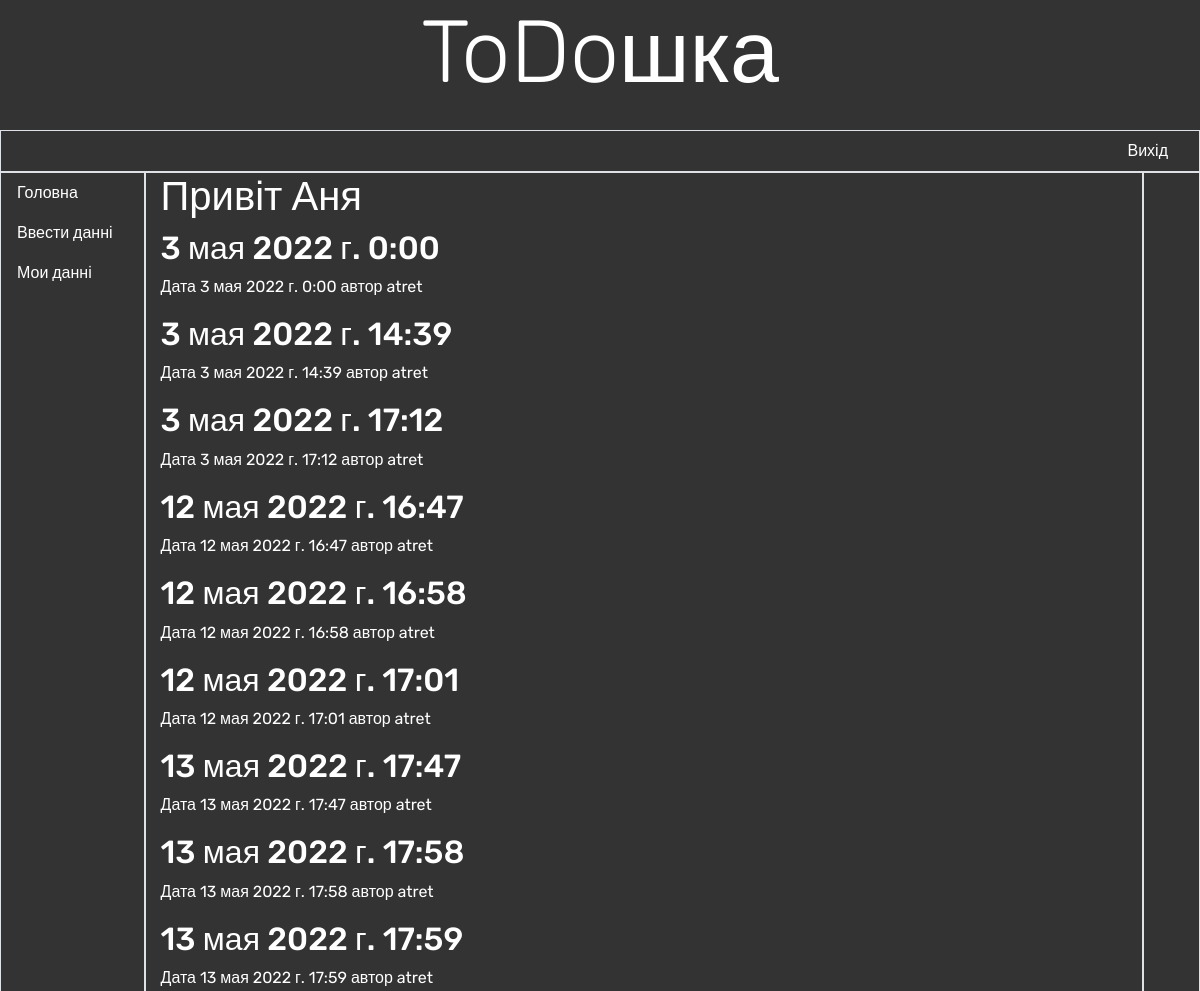
The app's page /dashboard/ (signed in, upper part), older data.
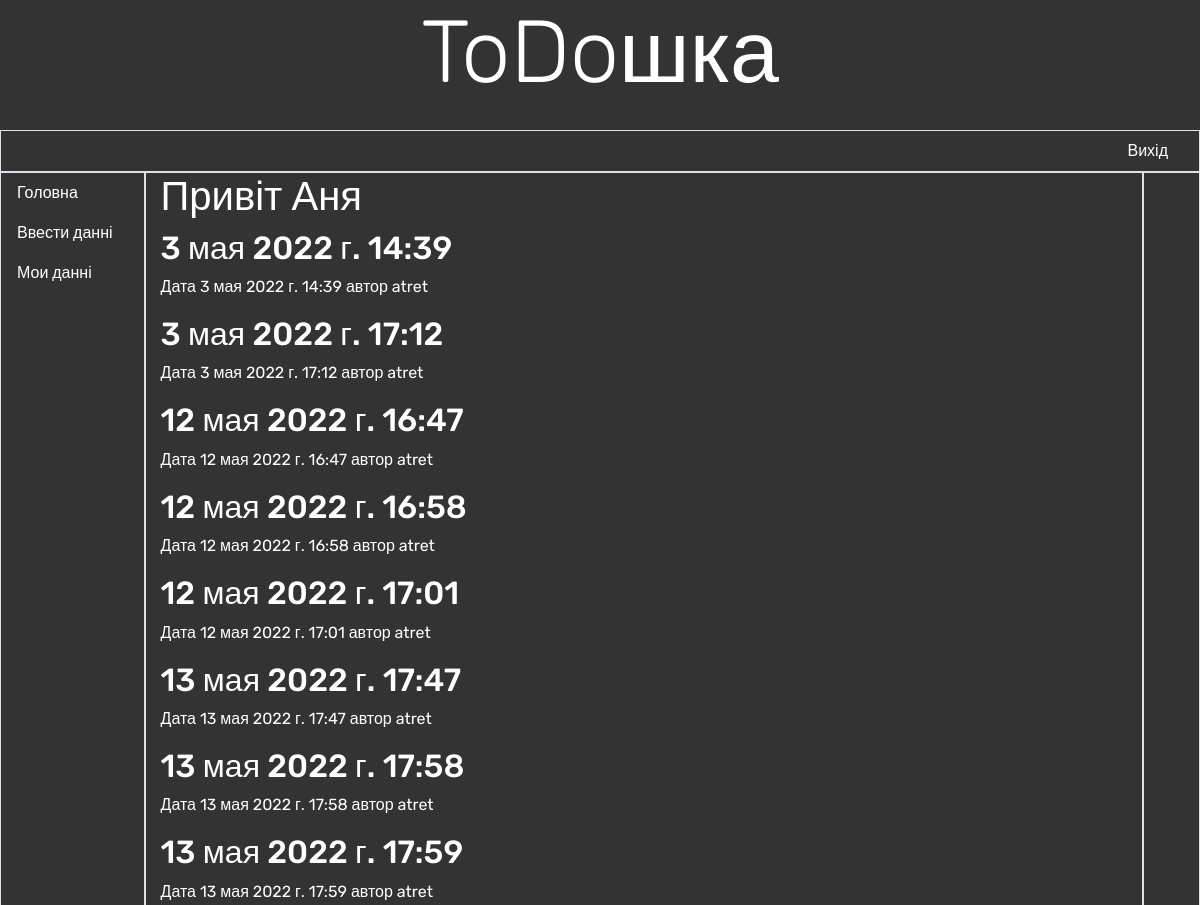
The same page, newer data.
### dashboard/models.py (models this page shows)
class TodoDb(models.Model):
    author = models.ForeignKey(User, on_delete=models.CASCADE)
    header = models.CharField(max_length=100, verbose_name='Заголовок')
    content = models.TextField(max_length=500, verbose_name='Задача')
    slave = models.CharField(max_length=100, verbose_name='Виконавець', blank=True)
    date_add = models.DateTimeField(auto_now_add=True)
    date_update = models.DateTimeField(auto_now=True)
    photo = models.ImageField(blank=True, null=True, upload_to='uploads/%Y/%m/%d/',verbose_name='Фото')
    def get_absolute_url(self):
        return reverse('dashboard:detail', kwargs={'pk': self.pk})
    class Meta:
        ordering = ['date_add']

### dashboard/views.py (the view)
# urls.py: path('', views.TdListView.as_view(), name='list'),
class TdListView(LoginRequiredMixin, ListView):
    model = TodoDb
    template_name = 'dashboard/list.html'
    context_object_name = 'list_content'
    raise_exception = True

### dashboard/templates/dashboard/list.html (shortened to what this page needs)
{% extends "base.html" %}
{%block content %}
    <h1>Привіт {{ request.user }}</h1>
    {% for value in list_content %}
        <h2>
            <a href="{{ value.get_absolute_url }}">{{ value.date_update }}</a>
        </h2>
        <p class="date"> Дата {{ value.date_update }} автор {{ value.author }}</p>
    {% endfor %}
{% endblock %}

Row changes from the older to the newer data that the page shows:
removed TodoDb: date_update "3 мая 2022 г. 0:00", author "atret"
